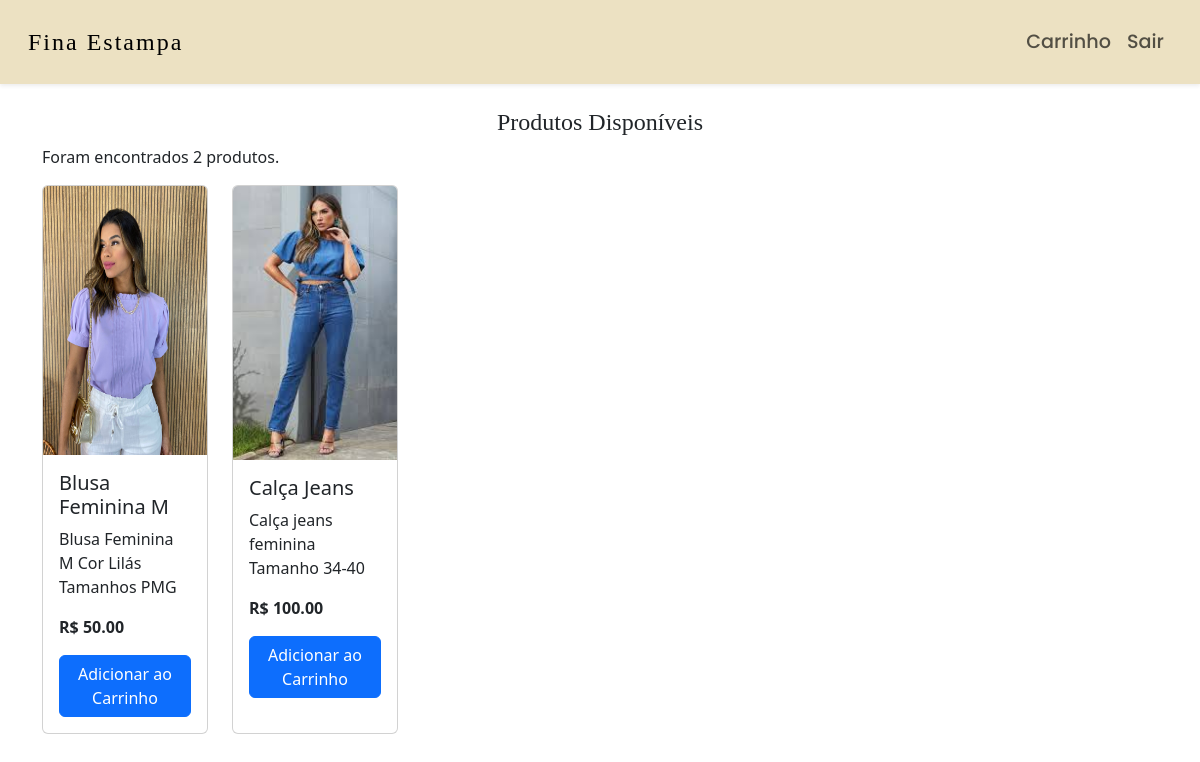
Page /homepage/ on the committed database.
### loja/models.py (models this page shows, shortened)
class Produto(models.Model):
    nome = models.CharField(max_length=255)
    codigo = models.CharField(max_length=5, unique = True)
    descricao = models.TextField()
    preco = models.DecimalField(max_digits = 10, decimal_places = 2)
    imagem = models.ImageField(upload_to='produto_imagens/', blank=True, null=True)

### loja/views.py (the view)
# urls.py: path('homepage/', homepage_view, name='homepage'),
def homepage_view(request):
    produtos = Produto.objects.all()  # Obtém todos os produtos do banco de dados
    return render(request, 'homepage.html', {'produtos': produtos})

### loja/templates/homepage.html (shortened to what this page needs)
<!DOCTYPE html>
<html lang="en">
<head>
    <link href="https://cdn.jsdelivr.net/npm/bootstrap@5.3.0-alpha1/dist/css/bootstrap.min.css" rel="stylesheet">
</head>
<body>
    <nav class="navbar navbar-expand-lg navbar-light shadow-sm">
        <div class="container-fluid">
            <a class="navbar-brand" href="#">Fina Estampa</a>
            <div class="collapse navbar-collapse" id="navbarNav">
                <ul class="navbar-nav ms-auto">
                    <li class="nav-item">
                        <a class="nav-link" href="/carrinho/">Carrinho</a>
                    </li>
                    <li class="nav-item">
                        <a class="nav-link" href="/sair/">Sair</a>
                    </li>
                </ul>
            </div>
        </div>
    </nav>
    <div class="container mt-4">
        <h1 class="text-center">Produtos Disponíveis</h1>
        <div class="row">
            <p>Foram encontrados {{ produtos|length }} produtos.</p>
            {% for produto in produtos %}
                <div class="col-md-2 mb-2">
                    <div class="card h-100">
                        {% if produto.imagem %}
                            <img src="{{ produto.imagem.url }}" class="card-img-top" alt="{{ produto.nome }}" style="height: 50%">
                        {% else %}
                            <p>Nenhum produto disponível.</p>
                            <img src="https://via.placeholder.com/300x200" class="card-img-top" alt="Imagem não disponível">
                        {% endif %}
                            <div class="card-body">
                                <h5 class="card-title">{{ produto.nome }}</h5>
                                <p class="card-text">{{ produto.descricao|truncatewords:20 }}</p>
                                <p class="card-text"><strong>R$ {{ produto.preco }}</strong></p>
                                <form action="{% url 'adicionar_ao_carrinho' produto.codigo %}" method="post">
                                    <button type="submit" class="btn btn-primary w-100">Adicionar ao Carrinho</button>
                                </form>
                            </div>
                    </div>
            </div>
            {% endfor %}
        </div>
    </div>
</body>
</html>

### loja/templates/homepage.html (style rules this page uses)
.navbar { font-family: 'Poppins', sans-serif; font-size: 1.2rem; padding: 1.2rem 1rem; background-color: #ece1c2; }
.navbar-brand { font-family: 'Playfair Display', serif; font-size: 1.5rem; letter-spacing: 2px; }
.nav-link { font-weight: 500; transition: color 0.3s ease; }
.text-center { font-family: 'Playfair Display', serif; font-size: 1.5rem; }

### rows in the picture
Produto: imagem (picture), nome "Blusa Feminina M", descricao "Blusa Feminina M Cor Lilás Tamanhos PMG", preco "50.00"
Produto: imagem (picture), nome "Calça Jeans", descricao "Calça jeans feminina Tamanho 34-40", preco "100.00"

### other values in the picture
{{ produtos|length }} "2"
